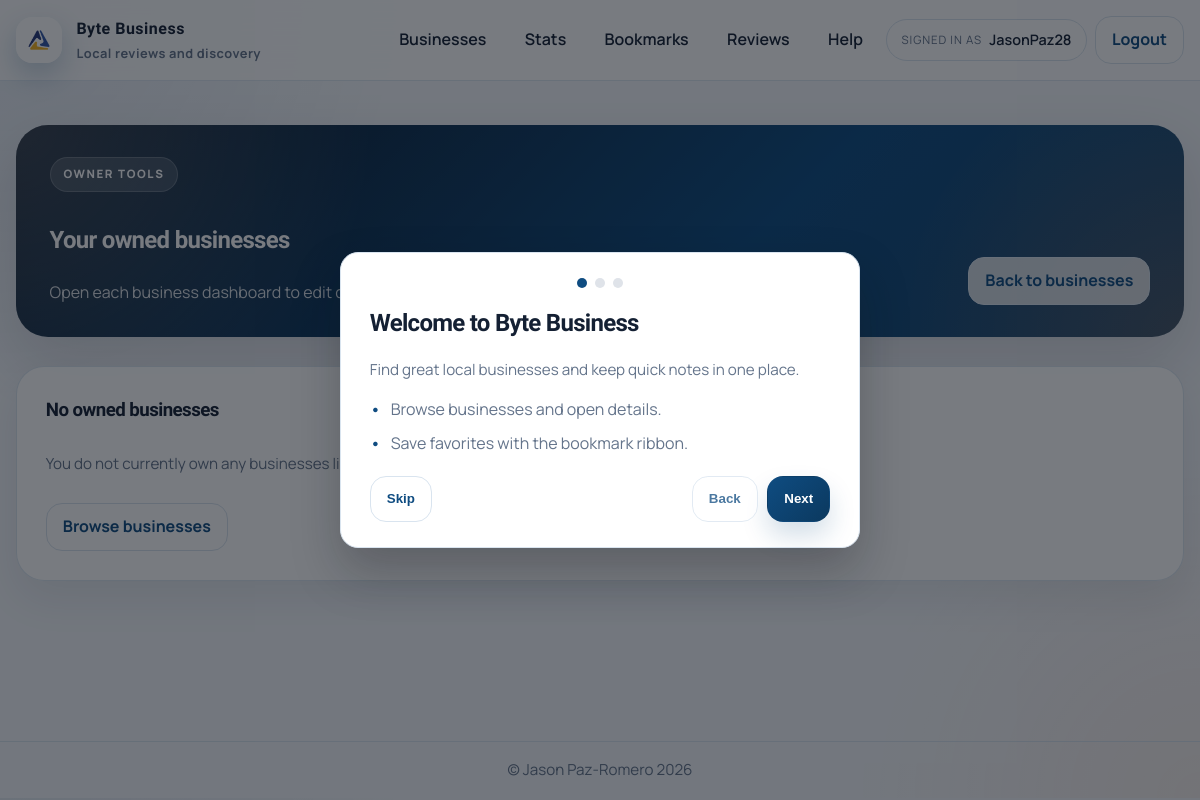
/owner/businesses (signed in), run on an earlier commit of the app's database.
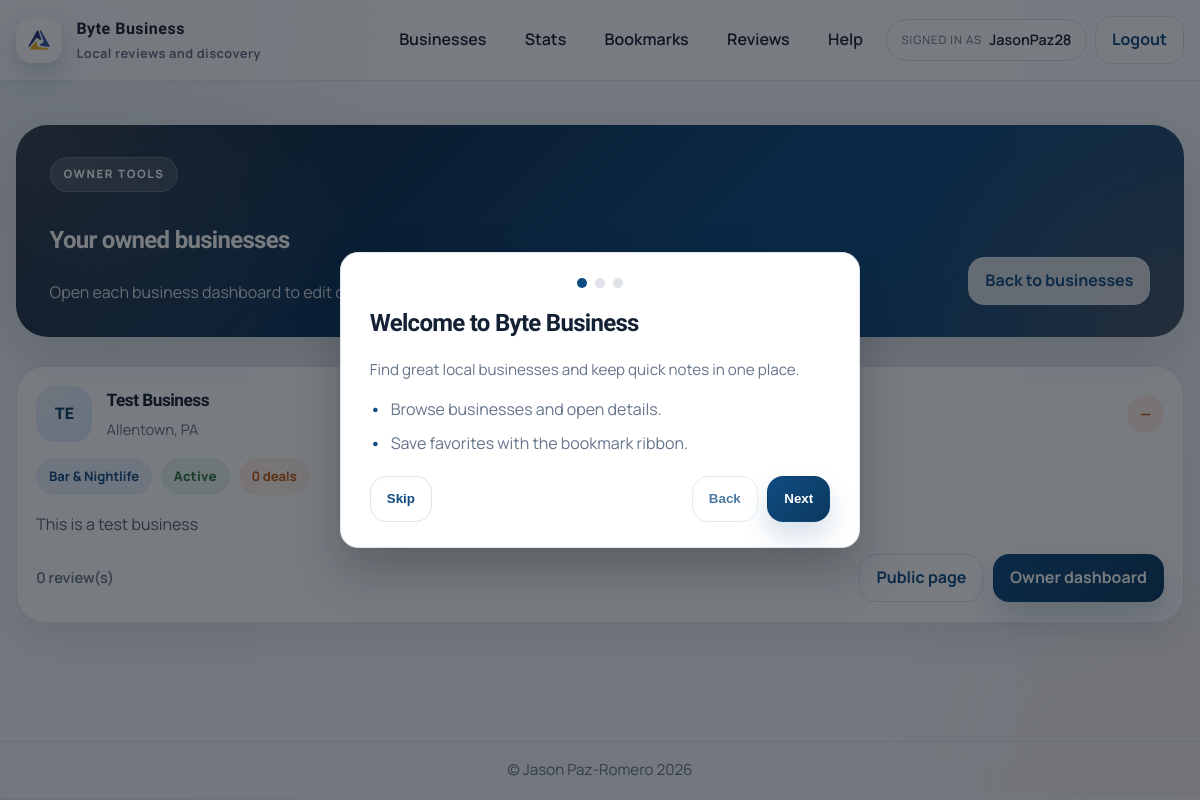
And on a later commit of the database.
### app/models.py (models this page shows)
class User(db.Model, UserMixin):
    id = db.Column(db.Integer, primary_key=True)
    username = db.Column(db.String(150), unique=True, nullable=False)
    email = db.Column(db.String(150), unique=True, nullable=False)
    password = db.Column(db.String(256), nullable=False)
    created_at = db.Column(db.DateTime, default=datetime.utcnow)
    is_verified = db.Column(db.Boolean, default=False)
    verified_at = db.Column(db.DateTime, default=None)
    last_verification_email_sent_at = db.Column(db.DateTime, default=None)
    is_admin = db.Column(db.Boolean, default=False)
    is_active = db.Column(db.Boolean, default=True)
    bookmarks = db.relationship("BookMark", back_populates="user", cascade="all, delete-orphan")
    reviews = db.relationship("Review", back_populates="user", cascade="all, delete-orphan")
    redeemed_deals = db.relationship("RedeemDeal", back_populates="user", cascade="all, delete-orphan")
    business_requests = db.relationship("BusinessRequest", back_populates="user", cascade="all, delete-orphan")
    review_likes = db.relationship("ReviewLike", back_populates="user", cascade="all, delete-orphan")

class Business(db.Model):
    id = db.Column(db.Integer, primary_key=True)
    name = db.Column(db.String(200), nullable=False)
    location = db.Column(db.String(200), nullable=False)
    owner_id = db.Column(db.Integer, nullable=True)
    address = db.Column(db.String(300), nullable=False)
    category = db.Column(db.String(100), nullable=False)
    description = db.Column(db.Text, nullable=True)
    created_at = db.Column(db.DateTime, default=datetime.utcnow)
    logo_url = db.Column(db.String(300), nullable=True)
    is_active = db.Column(db.Boolean, default=True)
    website = db.Column(db.String(300), nullable=True)
    contact = db.Column(db.String(50), nullable=True)
    hours = db.Column(db.String(200), nullable=True)
    bookmarks = db.relationship("BookMark", back_populates="business", cascade="all, delete-orphan")
    reviews = db.relationship("Review", back_populates="business", cascade="all, delete-orphan")
    deals = db.relationship("Deal", back_populates="business", cascade="all, delete-orphan")
    def average_rating(self):
        if not self.reviews:
            return None
        return round(sum(review.rating for review in self.reviews) / len(self.reviews), 1)

### app/owner_routes.py (the view)
@owner_bp.route("/owner/businesses", methods=["GET"])
@login_required
def owned_businesses():
    businesses = Business.query.filter_by(owner_id=current_user.id).order_by(Business.created_at.desc()).all()
    return render_template("owner_businesses.html", businesses=businesses)

### app/auth_routes.py (called while the page is built)
@login_manager.user_loader
def load_user(user_id):
    return User.query.get(int(user_id))

### app/templates/owner_businesses.html (shortened to what this page needs)
{% extends "base.html" %}
{% block content %}
<div class="page-shell owner-page">
  <div class="container">
    <section class="hero-panel hero-panel-compact fade-up">
      <div class="hero-panel-copy">
        <span class="section-kicker">Owner tools</span>
        <h1>Your owned businesses</h1>
        <p>Open each business dashboard to edit details, manage deals, and review business-level stats.</p>
      </div>
      <div class="page-actions">
        <a class="button subtle" href="{{ url_for('main.list_businesses') }}">Back to businesses</a>
      </div>
    </section>
    <section class="section fade-up">
      {% if businesses and businesses|length > 0 %}
      <div class="modern-card-grid">
        {% for biz in businesses %}
        {% set rating_val = biz.average_rating() if (biz.average_rating is defined and biz.average_rating() is not none) else '—' %}
        <article class="business-card-modern{{ ' is-inactive' if biz.is_active is defined and not biz.is_active else '' }}">
          <div class="business-card-top">
            <div class="business-logo">{{ biz.name[:2]|upper if biz.name else 'BB' }}</div>
            <div>
              <h3>{{ biz.name|default('Business') }}</h3>
              <p>{{ biz.location|default('City, State') }}</p>
            </div>
            <span class="rating-pill">{{ rating_val }}{% if rating_val != '—' %} ★{% endif %}</span>
          </div>
          <div class="chip-row">
            <span class="metric-chip">{{ biz.category|default('Business') }}</span>
            <span class="status-pill {{ 'active' if biz.is_active else 'inactive' }}">{{ 'Active' if biz.is_active else 'Inactive' }}</span>
            <span class="metric-chip accent">{{ biz.deals|length if biz.deals is not none else 0 }} deal{{ '' if (biz.deals|length if biz.deals is not none else 0) == 1 else 's' }}</span>
          </div>
          <p class="card-summary">{{ biz.description|default('No description has been added yet.') }}</p>
          <div class="card-footer">
            <span class="review-count">{{ biz.reviews|length if biz.reviews is not none else 0 }} review(s)</span>
            <div class="review-actions">
              <a class="button subtle" href="{{ url_for('main.business_detail', business_id=biz.id|default(0)) }}">Public page</a>
              <a class="button" href="{{ url_for('owner.owner_dashboard', business_id=biz.id|default(0)) }}">Owner dashboard</a>
            </div>
          </div>
        </article>
        {% endfor %}
      </div>
      {% else %}
      <div class="empty-state-modern">
        <h3>No owned businesses</h3>
        <p class="muted">You do not currently own any businesses linked to your account.</p>
        <a class="button subtle" href="{{ url_for('main.list_businesses') }}">Browse businesses</a>
      </div>
      {% endif %}
    </section>
  </div>
</div>
{% endblock %}

### app/templates/base.html (shortened to what this page needs)
<!doctype html>
<html lang="en">
<head>
  <link rel="stylesheet" href="{{ url_for('static', filename='styles.css') }}">
</head>
<body>
  <header class="site-header">
    <div class="container nav-shell">
      <a class="brand" href="{{ url_for('main.home') }}">
        <span class="brand-mark" aria-hidden="true">
          <img src="{{ url_for('static', filename='FBLA-Symbol.png') }}" alt="">
        </span>
        <span class="brand-copy">
          <span class="brand-name">Byte Business</span>
          <span class="brand-tagline">Local reviews and discovery</span>
        </span>
      </a>
      <nav class="nav-desktop" aria-label="Primary">
        {% if current_user.is_authenticated %}
        <a class="nav-link" href="{{ url_for('main.list_businesses') }}">Businesses</a>
        <a class="nav-link" href="{{ url_for('main.stats') }}">Stats</a>
        <a class="nav-link" href="{{ url_for('bookmarks.view_bookmarks') }}">Bookmarks</a>
        <a class="nav-link" href="{{ url_for('main.reviews') }}">Reviews</a>
        <a class="nav-link" href="{{ url_for('main.help') }}">Help</a>
        <div class="nav-user">
          <span class="nav-user-label">Signed in as</span>
          <span class="nav-user-name">{{ current_user.username }}</span>
        </div>
        <a class="button subtle" href="{{ url_for('auth.logout') }}">Logout</a>
        {% else %}
        <a class="nav-link" href="{{ url_for('main.home') }}">Home</a>
        <a class="nav-link" href="{{ url_for('main.list_businesses') }}">Businesses</a>
        <a class="nav-link" href="{{ url_for('auth.login') }}">Login</a>
        <a class="button" href="{{ url_for('auth.register') }}">Register</a>
        {% endif %}
      </nav>
    </div>
  </header>
  <main class="page">
    {% block content %}{% endblock %}
  </main>
  <div class="onboarding" data-onboarding hidden>
    <div class="onboarding-card" role="dialog" aria-modal="true" aria-labelledby="onboarding-title">
      <div class="onboarding-progress" aria-hidden="true">
        <span class="onboarding-dot is-active" data-dot></span>
        <span class="onboarding-dot" data-dot></span>
        <span class="onboarding-dot" data-dot></span>
      </div>
      <div class="onboarding-slide is-active" data-slide="0">
        <h2 id="onboarding-title">Welcome to Byte Business</h2>
        <p class="muted">Find great local businesses and keep quick notes in one place.</p>
        <ul class="list">
          <li>Browse businesses and open details.</li>
          <li>Save favorites with the bookmark ribbon.</li>
        </ul>
      </div>
      <div class="onboarding-actions">
        <button class="button subtle" type="button" data-skip>Skip</button>
        <div class="onboarding-nav">
          <button class="button subtle" type="button" data-back disabled>Back</button>
          <button class="button" type="button" data-next>Next</button>
        </div>
      </div>
    </div>
  </div>
  <footer class="site-footer">
    <div class="container footer-inner">
      <span>&copy; Jason Paz-Romero 2026</span>
    </div>
  </footer>
</body>
</html>

What changed in the data, as far as the page shows it:
added Business: name "TE", name "Test Business", location "Allentown, PA", rating_val "—", category "Bar & Nightlife", is_active "Active", deals|length "0", deals "s", description "This is a test business", reviews|length "0"
Also different on the page:
text no longer shown: "No owned businesses You do not currently own any businesses linked to your account. Browse businesses"
